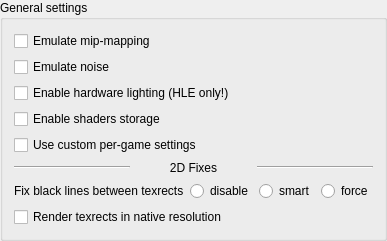
        <widget class="QGroupBox" name="generalSettingsGroupBox">
         <property name="title">
          <string>General settings</string>
         </property>
         <layout class="QVBoxLayout" name="verticalLayout_2">
          <item>
           <widget class="QCheckBox" name="emulateLodCheckBox">
            <property name="toolTip">
             <string>&lt;html&gt;&lt;head/&gt;&lt;body&gt;&lt;p&gt;&lt;span style=&quot; font-weight:600;&quot;&gt;Enable mip-mapping emulation:&lt;/span&gt;&lt;/p&gt;&lt;p&gt;N64 uses special mechanism for mip-mapping, which is hard to reproduce correctly on PC hardware. This option enables shaders based emulation of that feature.&lt;/p&gt;&lt;p&gt;[Recommended: &lt;span style=&quot; font-style:italic;&quot;&gt;on&lt;/span&gt;]&lt;/p&gt;&lt;/body&gt;&lt;/html&gt;</string>
            </property>
            <property name="text">
             <string>Emulate mip-mapping</string>
            </property>
           </widget>
          </item>
          <item>
           <widget class="QCheckBox" name="emulateNoiseCheckBox">
            <property name="toolTip">
             <string>&lt;html&gt;&lt;head/&gt;&lt;body&gt;&lt;p&gt;&lt;span style=&quot; font-weight:600;&quot;&gt;Emulate noise&lt;/span&gt;:&lt;/p&gt;&lt;p&gt;Enable emulation of various effects, which use random color input.&lt;/p&gt;&lt;p&gt;May cause slowdown in rare cases.&lt;/p&gt;&lt;p&gt;[Recommended: &lt;span style=&quot; font-style:italic;&quot;&gt;on&lt;/span&gt;]&lt;br/&gt;&lt;/p&gt;&lt;/body&gt;&lt;/html&gt;</string>
            </property>
            <property name="text">
             <string>Emulate noise</string>
            </property>
           </widget>
          </item>
          <item>
           <widget class="QCheckBox" name="enableHWLightingCheckBox">
            <property name="toolTip">
             <string>&lt;html&gt;&lt;head/&gt;&lt;body&gt;&lt;p&gt;Enable hardware lighting:&lt;/p&gt;&lt;p&gt;Normally lighting calculated per vertex. This option enables per-pixel shader based lighting. It results in more smooth and correct shading of 3D objects.&lt;/p&gt;&lt;p&gt;Note: since in LLE mode vertex color calculated outside of graphics plugin, this option is only for HLE.&lt;br/&gt;&lt;br/&gt;[Recommended: &lt;span style=&quot; font-style:italic;&quot;&gt;your preference&lt;/span&gt;]&lt;/p&gt;&lt;/body&gt;&lt;/html&gt;</string>
            </property>
            <property name="text">
             <string>Enable hardware lighting (HLE only!)</string>
            </property>
           </widget>
          </item>
          <item>
           <widget class="QCheckBox" name="enableShadersStorageCheckBox">
            <property name="toolTip">
             <string>&lt;html&gt;&lt;head/&gt;&lt;body&gt;&lt;p&gt;&lt;span style=&quot; font-weight:600;&quot;&gt;Shaders storage:&lt;/span&gt;&lt;/p&gt;&lt;p&gt;Use persistent storage for compiled shader programs.&lt;br/&gt;&lt;/p&gt;&lt;p&gt;Each game uses set of combiners. Combiner is an equation, which defines how to build output color from various color inputs. The plugin translates combiners to &lt;a href=&quot;https://www.opengl.org/wiki/Shader&quot;&gt;&lt;span style=&quot; text-decoration: underline; color:#0000ff;&quot;&gt;shaders&lt;/span&gt;&lt;/a&gt;. Shader compiler builds programs from them on fly. Shaders are large and complex. If new scene uses several new combiners, compilation of new shaders will take time and you will notice that as some stuttering. If you have shader storage enabled, all shaders will be compiled only once. Next time you run the game, plugin will not spend time on compilation of shaders, which you already met.&lt;/p&gt;&lt;p&gt;[Recommended: &lt;span style=&quot; font-style:italic;&quot;&gt;on&lt;/span&gt;]&lt;/p&gt;&lt;/body&gt;&lt;/html&gt;</string>
            </property>
            <property name="text">
             <string>Enable shaders storage</string>
            </property>
           </widget>
          </item>
          <item>
           <widget class="QCheckBox" name="customSettingsCheckBox">
            <property name="toolTip">
             <string>&lt;html&gt;&lt;head/&gt;&lt;body&gt;&lt;p&gt;&lt;span style=&quot; font-weight:600;&quot;&gt;Custom game settings:&lt;/span&gt;&lt;/p&gt;&lt;p&gt;Ini file may contain custom settings for particular game. These settings provide optimal performance for the game. Custom settings will override user's settings when this option is enabled. Disable to ignore custom settings.&lt;/p&gt;&lt;p&gt;[Recommended: &lt;span style=&quot; font-style:italic;&quot;&gt;on&lt;/span&gt;]&lt;/p&gt;&lt;p&gt;&lt;br/&gt;&lt;/p&gt;&lt;/body&gt;&lt;/html&gt;</string>
            </property>
            <property name="text">
             <string>Use custom per-game settings</string>
            </property>
           </widget>
          </item>
          <item>
           <layout class="QHBoxLayout" name="horizontalLayout_24">
            <item>
             <widget class="Line" name="line_11">
              <property name="orientation">
               <enum>Qt::Horizontal</enum>
              </property>
             </widget>
            </item>
            <item>
             <widget class="QLabel" name="label_34">
              <property name="sizePolicy">
               <sizepolicy hsizetype="Minimum" vsizetype="Preferred">
                <horstretch>0</horstretch>
                <verstretch>0</verstretch>
               </sizepolicy>
              </property>
              <property name="text">
               <string>2D Fixes</string>
              </property>
              <property name="alignment">
               <set>Qt::AlignCenter</set>
              </property>
             </widget>
            </item>
            <item>
             <widget class="Line" name="line_10">
              <property name="orientation">
               <enum>Qt::Horizontal</enum>
              </property>
             </widget>
            </item>
           </layout>
          </item>
          <item>
           <layout class="QHBoxLayout" name="texrectsBlackLinesHorizontalLayout">
            <item>
             <widget class="QLabel" name="texrectsBlackLinesLabel">
              <property name="toolTip">
               <string>&lt;html&gt;&lt;head/&gt;&lt;body&gt;&lt;p&gt;&lt;span style=&quot; font-weight:600;&quot;&gt;Fix black lines between texrect:&lt;/span&gt;&lt;/p&gt;&lt;p&gt;Most games draw 2D backgrounds using texrect command. Texrect stands for textured rectangle. In some games, texrects coordinates not aligned: there is half-pixel split between adjacent texrects. It is not visible in native resolution, but resulted as black lines when image upscaled. This option enables texrect coordinates correction to avoid black lines issue.&lt;/p&gt;&lt;p&gt;* disable - do not correct texrect coordinates&lt;/p&gt;&lt;p&gt;* smart - apply correction only for polygons, which need it. Use it for games, which have black lines issue.&lt;/p&gt;&lt;p&gt;* force - apply correction for all texrects. Use it when &lt;span style=&quot; font-style:italic;&quot;&gt;smart&lt;/span&gt; does not help.&lt;/p&gt;&lt;p&gt;[Recommended: &lt;span style=&quot; font-style:italic;&quot;&gt;game dependant, mostly off&lt;/span&gt;]&lt;/p&gt;&lt;/body&gt;&lt;/html&gt;</string>
              </property>
              <property name="text">
               <string>Fix black lines between texrects</string>
              </property>
             </widget>
            </item>
            <item>
             <widget class="QRadioButton" name="fixTexrectDisableRadioButton">
              <property name="text">
               <string>disable</string>
              </property>
              <attribute name="buttonGroup">
               <string notr="true">fixTexrectCoordsButtonGroup</string>
              </attribute>
             </widget>
            </item>
            <item>
             <widget class="QRadioButton" name="fixTexrectSmartRadioButton">
              <property name="toolTip">
               <string>&lt;html&gt;&lt;head/&gt;&lt;body&gt;&lt;p&gt;&lt;span style=&quot; font-weight:600;&quot;&gt;Fix black lines between texrect:&lt;/span&gt;&lt;/p&gt;&lt;p&gt;Most games draw 2D backgrounds using texrect command. Texrect stands for textured rectangle. In some games, texrects coordinates not aligned: there is half-pixel split between adjacent texrects. It is not visible in native resolution, but resulted as black lines when image upscaled. This option enables texrect coordinates correction to avoid black lines issue.&lt;/p&gt;&lt;p&gt;* disable - do not correct texrect coordinates&lt;/p&gt;&lt;p&gt;* smart - apply correction only for polygons, which need it. Use it for games, which have black lines issue.&lt;/p&gt;&lt;p&gt;* force - apply correction for all texrects. Use it when &lt;span style=&quot; font-style:italic;&quot;&gt;smart&lt;/span&gt; does not help.&lt;/p&gt;&lt;p&gt;[Recommended: &lt;span style=&quot; font-style:italic;&quot;&gt;game dependant, mostly off&lt;/span&gt;]&lt;/p&gt;&lt;/body&gt;&lt;/html&gt;</string>
              </property>
              <property name="text">
               <string>smart</string>
              </property>
              <attribute name="buttonGroup">
               <string notr="true">fixTexrectCoordsButtonGroup</string>
              </attribute>
             </widget>
            </item>
            <item>
             <widget class="QRadioButton" name="fixTexrectForceRadioButton">
              <property name="toolTip">
               <string>&lt;html&gt;&lt;head/&gt;&lt;body&gt;&lt;p&gt;&lt;span style=&quot; font-weight:600;&quot;&gt;Fix black lines between texrect:&lt;/span&gt;&lt;/p&gt;&lt;p&gt;Most games draw 2D backgrounds using texrect command. Texrect stands for textured rectangle. In some games, texrects coordinates not aligned: there is half-pixel split between adjacent texrects. It is not visible in native resolution, but resulted as black lines when image upscaled. This option enables texrect coordinates correction to avoid black lines issue.&lt;/p&gt;&lt;p&gt;* disable - do not correct texrect coordinates&lt;/p&gt;&lt;p&gt;* smart - apply correction only for polygons, which need it. Use it for games, which have black lines issue.&lt;/p&gt;&lt;p&gt;* force - apply correction for all texrects. Use it when &lt;span style=&quot; font-style:italic;&quot;&gt;smart&lt;/span&gt; does not help.&lt;/p&gt;&lt;p&gt;[Recommended: &lt;span style=&quot; font-style:italic;&quot;&gt;game dependant, mostly off&lt;/span&gt;]&lt;/p&gt;&lt;/body&gt;&lt;/html&gt;</string>
              </property>
              <property name="text">
               <string>force</string>
              </property>
              <attribute name="buttonGroup">
               <string notr="true">fixTexrectCoordsButtonGroup</string>
              </attribute>
             </widget>
            </item>
           </layout>
          </item>
          <item>
           <widget class="QCheckBox" name="nativeRes2D_checkBox">
            <property name="toolTip">
             <string>&lt;html&gt;&lt;head/&gt;&lt;body&gt;&lt;p&gt;&lt;span style=&quot; font-weight:600;&quot;&gt;Render texrects in native resolution:&lt;/span&gt;&lt;/p&gt;&lt;p&gt;Most games draw 2D backgrounds and other 2D graphics using texrect command. Texrect stands for textured rectangle. 2D images represented by texrects often look distorted and unaligned in high resolution because of texture filtering. When this option is on, plugin renders texrects in native resolution and then copies the result to main buffer. Rendering in native resolution eliminates issues with 2D, but hardware load increases noticably.&lt;/p&gt;&lt;p&gt;Note: this option uses heuristics to detect adjucent texrects. The heuristics do not work for some games.&lt;/p&gt;&lt;p&gt;[Recommended: &lt;span style=&quot; font-style:italic;&quot;&gt;mostly on, if your hardware can handle it&lt;/span&gt;]&lt;/p&gt;&lt;/body&gt;&lt;/html&gt;</string>
            </property>
            <property name="text">
             <string>Render texrects in native resolution</string>
            </property>
           </widget>
          </item>
         </layout>
        </widget>
